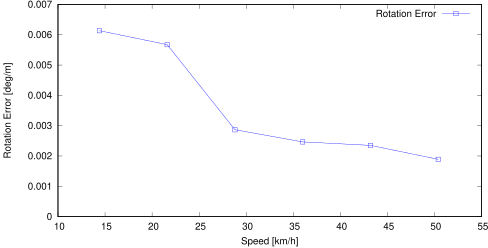

Write the gnuplot code that produced this figure.
set term postscript eps enhanced color
set output "14_pose_rs.eps"
set size ratio 0.5
set yrange [0:*]
set xlabel "Speed [km/h]"
set ylabel "Rotation Error [deg/m]"
plot "14_pose_rs.txt" using ($1*3.6):($2*57.3) title 'Rotation Error' lc rgb "#0000FF" pt 4 w linespoints
